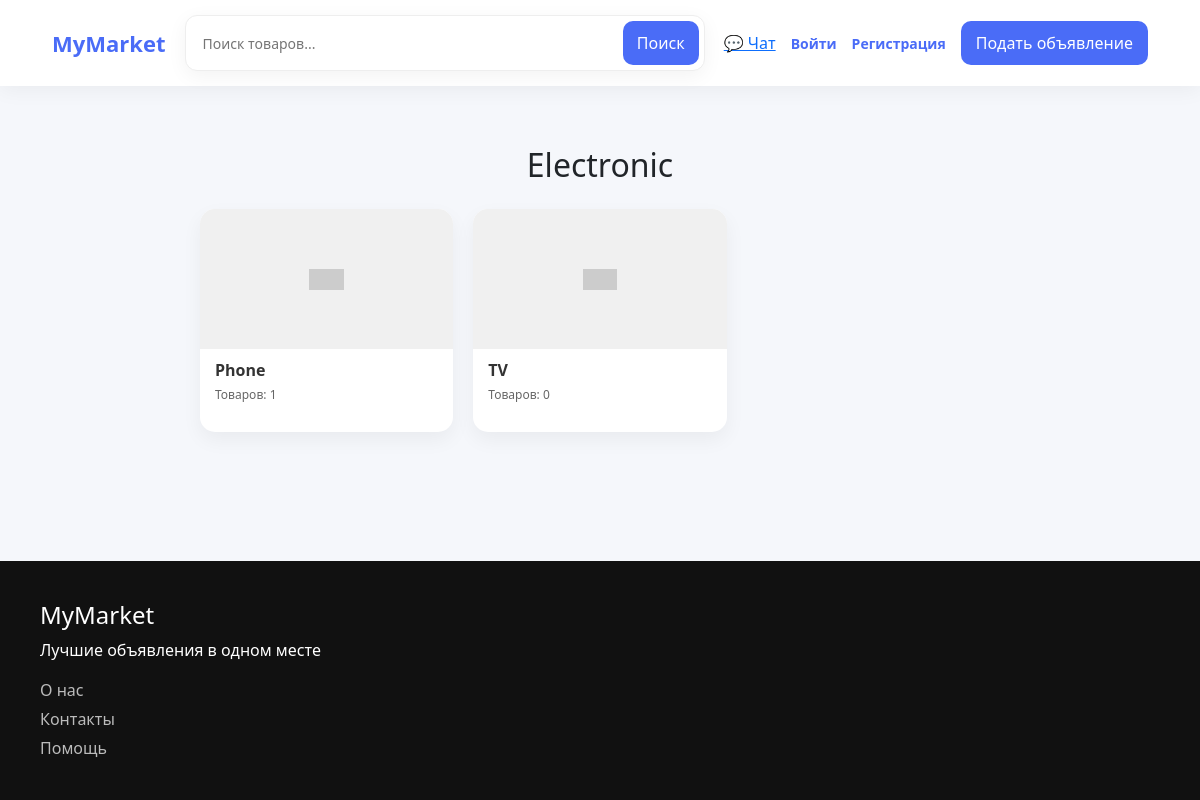
Page /category/1 on the committed database.
### main/models.py (models this page shows, shortened)
class Category(models.Model):
    name = models.CharField(max_length=50)
    img = models.ImageField(blank=True, null=True)
    class Meta:
        verbose_name = 'Category'
        verbose_name_plural = 'Categories'

class SubCategory(models.Model):
    name = models.CharField(max_length=50, null=False)
    category = models.ForeignKey(Category, on_delete=models.CASCADE)
    class Meta:
        verbose_name = 'SubCategory'
        verbose_name_plural = 'SubCategories'

### main/views.py (the view)
# urls.py: path("category/<int:pk>",DetailCategory.as_view(),name='category' ),
class DetailCategory(DetailView):
    model = Category
    context_object_name = "category"
    template_name = "main/category.html"
    def get_context_data(self, **kwargs):
        context = super().get_context_data(**kwargs)
        context["subcategories"] = SubCategory.objects.filter(category=self.object)
        return context

### main/templates/main/category.html (shortened to what this page needs)
{% extends 'main/base.html' %}
{% load static %}
{% block section %}
<section style="margin: 30px 100px;">
    <h2 style="text-align: center; margin-bottom: 25px;">{{ category.name }}</h2>
    <div class="subcategory-grid">
        {% for subcategory in category.subcategory_set.all %}
            <a href="{% url 'main:SubCategoryProducts' pk=subcategory.id %}" class="subcategory-card">
                <div class="subcategory-image">
                    <div class="placeholder">Фото</div>
                </div>
                <div class="subcategory-info">
                    <h5>{{ subcategory.name }}</h5>
                    <p class="product-count">
                        Товаров: {{ subcategory.products.count }}
                    </p>
                </div>
            </a>
        {% empty %}
        <p style="text-align:center;">Нет подкатегорий в этой категории</p>
        {% endfor %}
    </div>
</section>
<link rel="stylesheet" href="{% static 'main/css/category.css' %}">
{% endblock section %}

### main/static/main/css/base.css (style rules this page uses)
body { background: #f5f7fb; font-family: 'Segoe UI', sans-serif; height: 100%; margin: 0; }
.page-wrapper { display: flex; flex-direction: column; min-height: 100vh; }
section { flex: 1; margin: 0 100px }

### main/static/main/css/category.css (style rules this page uses)
.subcategory-grid { display: grid; grid-template-columns: repeat(auto-fill, minmax(220px, 1fr)); gap: 20px; }
.subcategory-card { display: flex; flex-direction: column; background: white; border-radius: 15px; overflow: hidden; text-decoration: none; color: #333; box-shadow: 0 8px 20px rgba(0,0,0,0.05); transition: transform 0.2s, box-shadow 0.2s; }
.subcategory-image { width: 100%; height: 140px; background: #f0f0f0; display: flex; justify-content: center; align-items: center; }
.subcategory-image .placeholder { font-size: 14px; color: #aaa; }
.subcategory-info { padding: 12px 15px; }
.subcategory-info h5 { margin: 0 0 5px 0; font-size: 16px; font-weight: 600; }
.subcategory-info .product-count { font-size: 12px; color: #666; }

### rows in the picture
Category: name "Electronic"
SubCategory: name "Phone", products.count "1"
SubCategory: name "TV", products.count "0"
